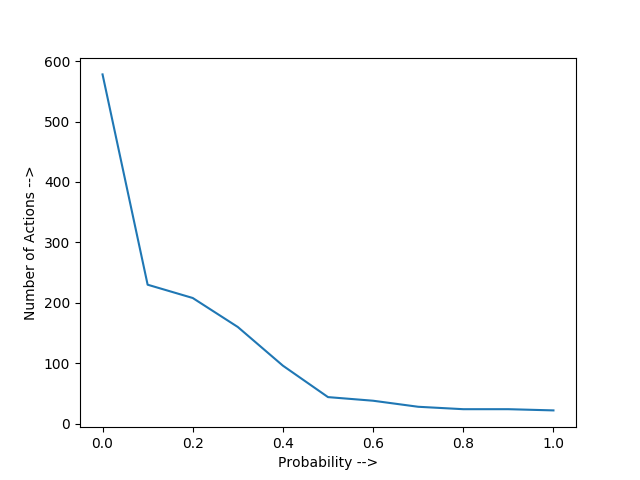

Here is the Python script that generated this plot:
from __future__ import division
import sys, matplotlib.pyplot as plt

plt.plot([i/10 for i in range(0,11)], map(int, sys.argv[1:]))
plt.xlabel('Probability -->')
plt.ylabel('Number of Actions -->')
plt.savefig('plot.png')
plt.show()
